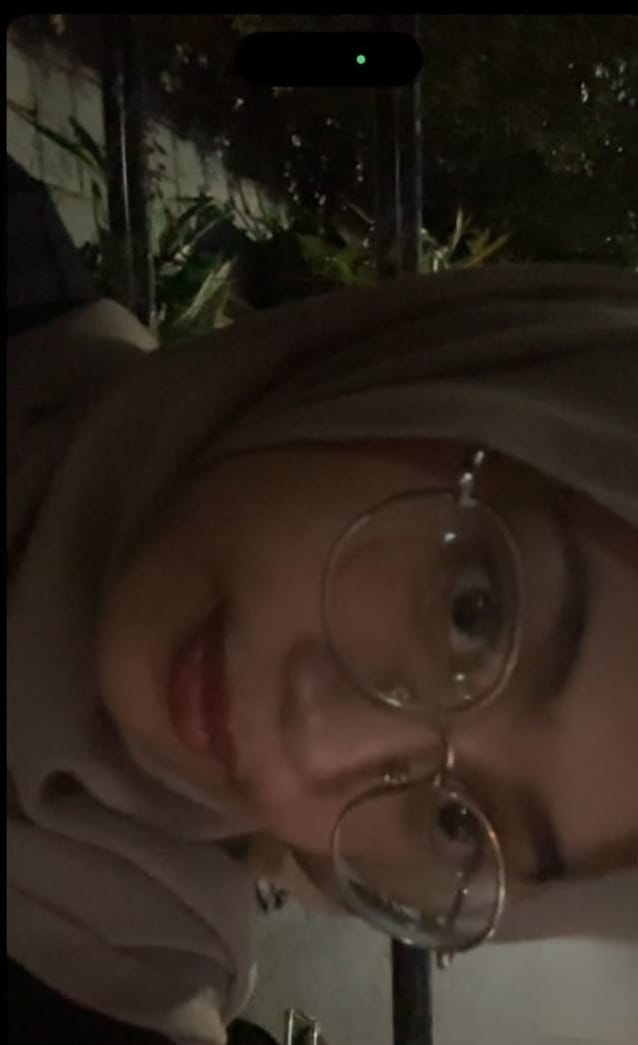
#> input picture input/DUMMY AYANG PCD.jpg, 638 x 1045 px, found by its file name; its folder holds only this picture in this run
$ python image_enhancer.py
#> lines starting #> are read from the running program, lines starting #| are printed output that depends on the picture
import os
import cv2
import numpy as np
from PIL import Image
import matplotlib.pyplot as plt
from tqdm import tqdm

# --- 1. Precompute Lookup Table untuk Similarity Function ---
def precompute_similarity_lut(max_intensity=256, sigma_r=50):
    """Precompute similarity weights untuk efisiensi."""
    lut = np.zeros(max_intensity)
    for i in range(max_intensity):
        lut[i] = np.exp(-(i**2) / (2 * sigma_r**2))
    return lut

# --- 2. Implementasi Bilateral Filter Manual (Domain + Range) ---
def bilateral_filter(image, sigma_d=5, sigma_r=50, similarity_lut=None):
    img_array = np.array(image).astype(np.float32)

    # Menambahkan dimensi channel jika grayscale
    if len(img_array.shape) == 2:
        img_array = img_array[:, :, np.newaxis]

    h, w, c = img_array.shape
    result = np.zeros_like(img_array)

    # Kernel domain dan perhitungan bobot
    kernel_size = int(2 * np.ceil(3 * sigma_d)) + 1
    ax = np.arange(-kernel_size//2 + 1, kernel_size//2 + 1)
    xx, yy = np.meshgrid(ax, ax)
    domain_kernel = np.exp(-(xx**2 + yy**2) / (2 * sigma_d**2))
    domain_kernel /= np.sum(domain_kernel)

    # Menggunakan LUT jika tersedia
    if similarity_lut is None:
        similarity_lut = precompute_similarity_lut(256, sigma_r)

    # Memproses setiap pixel
    for y in range(h):
        for x in range(w):
            i_min = max(0, y - kernel_size//2)
            i_max = min(h, y + kernel_size//2 + 1)
            j_min = max(0, x - kernel_size//2)
            j_max = min(w, x + kernel_size//2 + 1)

            for ch in range(c):
                local_window = img_array[i_min:i_max, j_min:j_max, ch]
                center_val = img_array[y, x, ch]

                # Range weights (dari LUT)
                diff = np.abs(local_window.astype(int) - int(center_val))
                range_weights = similarity_lut[diff]

                # Combined weights
                combined_weights = domain_kernel[:i_max-i_min, :j_max-j_min] * range_weights
                normalized_weights = combined_weights / np.sum(combined_weights)

                # Konvolusi terboboti
                result[y, x, ch] = np.sum(local_window * normalized_weights)

    # Menghapus dimensi channel jika grayscale
    if c == 1:
        result = np.squeeze(result, axis=2)  # Menghapus dimensi ke-3

    return Image.fromarray(result.astype(np.uint8))

# --- 3. Dinamisasi Sigma Berdasarkan Histogram ---
def auto_sigma_r(image):
    """Hitung sigma_r dinamis berdasarkan standar deviasi histogram."""
    gray = cv2.cvtColor(image, cv2.COLOR_RGB2GRAY) if len(image.shape) == 3 else image
    hist = cv2.calcHist([gray], [0], None, [256], [0, 256])
    std = np.std(gray)
    return max(int(std), 10)  # Minimum 10 untuk noise reduction

# --- 4. Iterative Bilateral Filtering (Efek "Cartoon-Like") ---
def iterative_bilateral_filter(image, sigma_d=5, sigma_r=50, iterations=5):
    """Iterasi bilateral filter untuk efek flattening warna tanpa blur tepi."""
    result = image.copy()
    for _ in range(iterations):
        result = bilateral_filter(result, sigma_d, sigma_r)
    return result

# --- 5. Mengonversi ke CIE-Lab untuk Preservasi Persepsi Warna (RGB) ---
def enhance_color_image(image_path, output_path, sigma_d=5, iterations=1):
    # Membaca gambar
#> called with sigma_d = 5, iterations = 1
    img = cv2.imread(image_path)
#> img is the input picture: shape (1045, 638, 3); mean B, G, R 28.5, 36.7, 46.3
    img_rgb = cv2.cvtColor(img, cv2.COLOR_BGR2RGB)

    # Jika gambar grayscale, maka diproses langsung
    if len(img_rgb.shape) == 2 or img_rgb.shape[2] == 1:
        l = img_rgb  # Jika sudah grayscale, gunakan langsung
        l_filtered = bilateral_filter(Image.fromarray(l), sigma_d=5, sigma_r=auto_sigma_r(l))

        # Memastikan bahwa hasil adalah grayscale 2D
        result = np.array(l_filtered)  # shape = (h, w)
    else:
        # Gambar warna: Konversi ke CIE-Lab
        lab = cv2.cvtColor(img_rgb, cv2.COLOR_RGB2Lab)
#> lab: shape (1045, 638, 3); mean of channels 0, 1, 2 39.2, 131, 134.6
        l, a, b = cv2.split(lab)
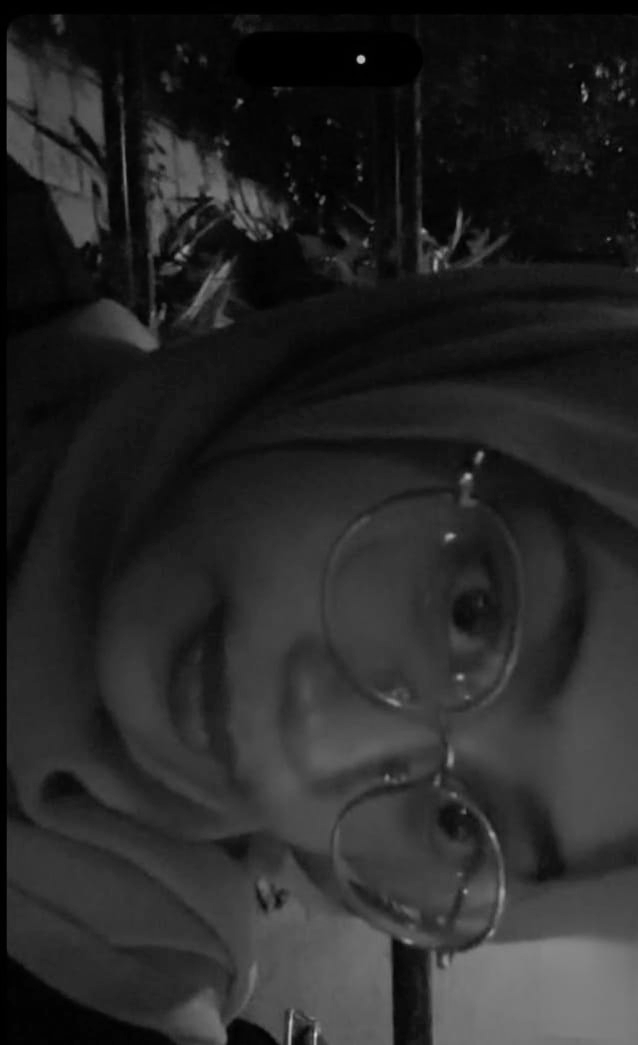
#> l: shape (1045, 638); min 0, max 209, mean 39.2
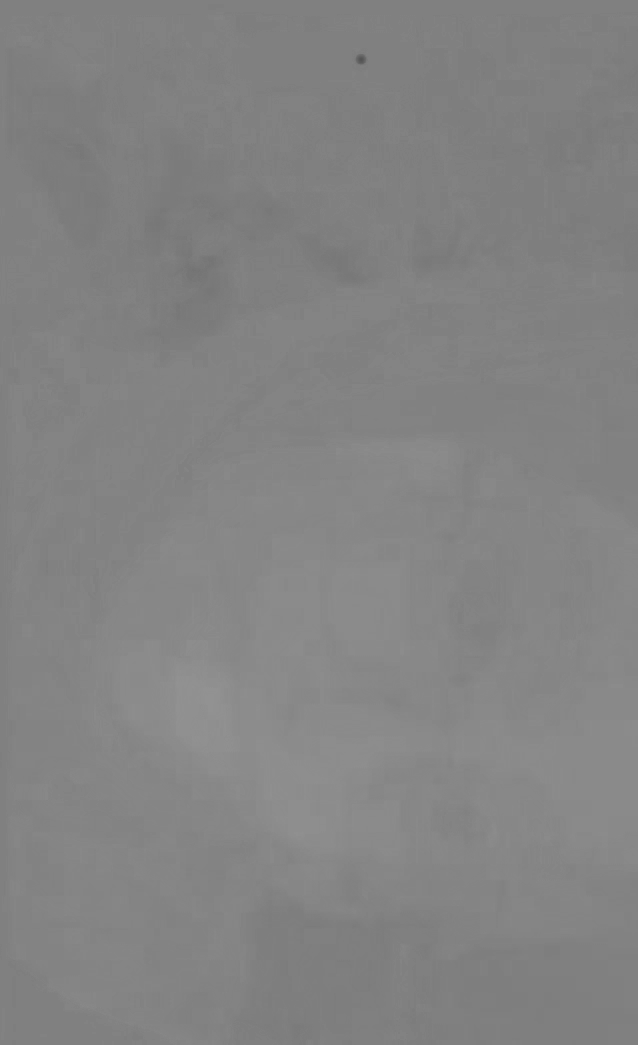
#> a: shape (1045, 638); min 83, max 146, mean 131

        # Dinamisasi sigma_r berdasarkan histogram
        sigma_r = auto_sigma_r(l)
#> in auto_sigma_r, `hist = cv2.calcHist([gray], [0], None, [256], [0, 256])`: hist = 256 values, max 19984 at index 9, min 0 at index 4, mean 2604.3
#> in auto_sigma_r, `std = np.std(gray)`: std = 28.99
#> sigma_r = 28

        # Filter channel Luminance (L)
        l_filtered = bilateral_filter(Image.fromarray(l), sigma_d=5, sigma_r=sigma_r)
#> after the loop in precompute_similarity_lut, `for i in range(max_intensity):`: lut = 256 values, max 1 at index 0, min 9.77e-19 at index 255, mean 0.139
#> in bilateral_filter, `similarity_lut = precompute_similarity_lut(256, sigma_r)`: similarity_lut has the same summary as lut in precompute_similarity_lut

        # Iterasi jika diperlukan
        if iterations > 1:
            l_filtered = iterative_bilateral_filter(l_filtered, sigma_d=5, sigma_r=sigma_r, iterations=iterations)

        # Menggabungkan kembali channel
        enhanced_lab = cv2.merge([np.array(l_filtered), a, b])
#> enhanced_lab: shape (1045, 638, 3); mean of channels 0, 1, 2 38.9, 131, 134.6
        result = cv2.cvtColor(enhanced_lab, cv2.COLOR_Lab2RGB)
#> result: shape (1045, 638, 3)

    # Memastikan bahwa hasil grayscale adalah 2D sebelum menyimpan
    if len(result.shape) == 3 and result.shape[2] == 1:
        result = np.squeeze(result, axis=2)  # Hapus dimensi ke-3

    # Menyimpan hasil
    Image.fromarray(result).save(output_path, "JPEG", quality=95, optimize=True)

# --- 6. Analisis Histogram untuk Validasi ---
def analyze_histogram(input_path, output_path):
    """Plot histogram sebelum dan sesudah filtering untuk validasi."""
    img_input = np.array(Image.open(input_path))
    img_output = np.array(Image.open(output_path))

    plt.figure(figsize=(12, 5))
    for i, title in enumerate(['Input', 'Output']):
        plt.subplot(1, 2, i+1)
        for ch, col in enumerate(['r', 'g', 'b']):
            plt.hist(img_output[..., ch].ravel(), bins=256, alpha=0.5, color=col)
        plt.title(title)
    plt.tight_layout()
    plt.savefig("histogram_comparison.png")
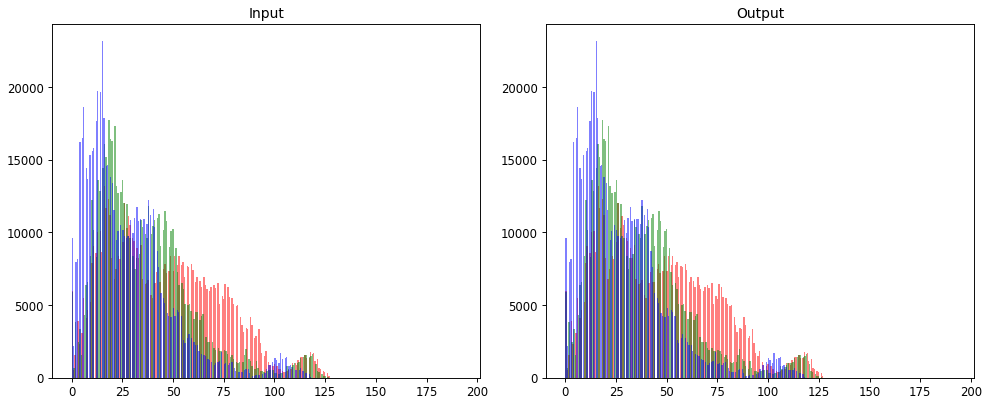
#> figure drawn by matplotlib, 2 panels; panel 1: tallest bar 13179 high, from x = 15.9 to 16.59; panel 1: tallest bar 17704 high, from x = 18 to 18.75; panel 1: tallest bar 23146 high, from x = 15 to 15.62; panel 2: tallest bar 13179 high, from x = 15.9 to 16.59

# --- 7. Pipeline Pemrosesan Direktori ---
def process_directory(input_dir, output_dir):
    """Proses semua gambar dalam direktori dengan bilateral filter."""
    if not os.path.exists(output_dir):
        os.makedirs(output_dir)

    valid_extensions = [".jpg", ".jpeg", ".png", ".bmp", ".tiff"]
    for filename in tqdm(os.listdir(input_dir), desc="Processing Images"):
        ext = os.path.splitext(filename)[1].lower()
        if ext in valid_extensions:
            input_path = os.path.join(input_dir, filename)
            output_path = os.path.join(output_dir, os.path.splitext(filename)[0] + ".jpg")

            # Memproses gambar berwarna (RGB)
            enhance_color_image(input_path, output_path)

            # Melakukan analisis histogram (opsional)
            analyze_histogram(input_path, output_path)

# Main untuk menjalankan program
if __name__ == "__main__":
    process_directory(
        input_dir=r"B:\app\PCD\FINAL PROJECT\image_enhancements\input",
        output_dir=r"B:\app\PCD\FINAL PROJECT\image_enhancements\output"
    )

$ run again, on input/noise_image_sample.jpg
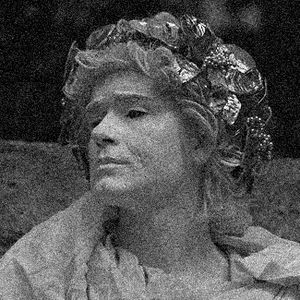
#> input picture input/noise_image_sample.jpg, 300 x 300 px, found by its file name
#> in enhance_color_image, img is the input picture: shape (300, 300, 3); min 0, max 255, mean 80.2
#> lab: shape (300, 300, 3); mean of channels 0, 1, 2 84.7, 128, 128
#> a: shape (300, 300); every value is 128
#> hist = 256 values, max 1644 at index 0, min 0 at index 4, mean 351.6
#> std = 54.25
#> sigma_r = 54
#> after the loop in precompute_similarity_lut, `for i in range(max_intensity):`: lut = 256 values, max 1 at index 0, min 1.44e-05 at index 255, mean 0.266
#> similarity_lut has the same summary as lut in precompute_similarity_lut
#> after the loop in bilateral_filter, `for y in range(h):`:
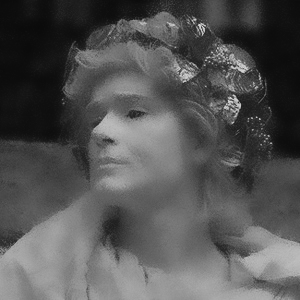
#> result: shape (300, 300, 1) float32; min 10.86, max 213, mean 84.7
#> enhanced_lab: shape (300, 300, 3); mean of channels 0, 1, 2 84.2, 128, 128
#> in analyze_histogram, `plt.savefig("histogram_comparison.png")`:
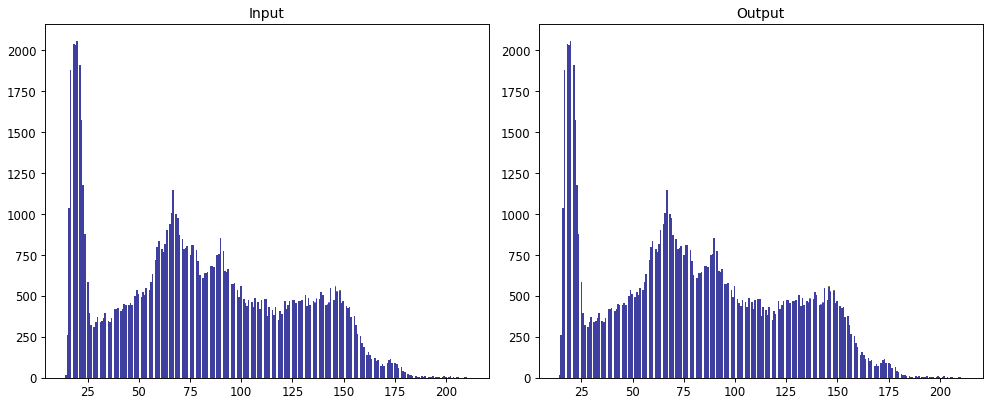
#> figure drawn by matplotlib, 2 panels; panel 1: tallest bar 2054 high, from x = 19.39 to 20.16; panel 1: tallest bar 2054 high, from x = 19.39 to 20.16; panel 1: tallest bar 2054 high, from x = 19.39 to 20.16; panel 2: tallest bar 2054 high, from x = 19.39 to 20.16
